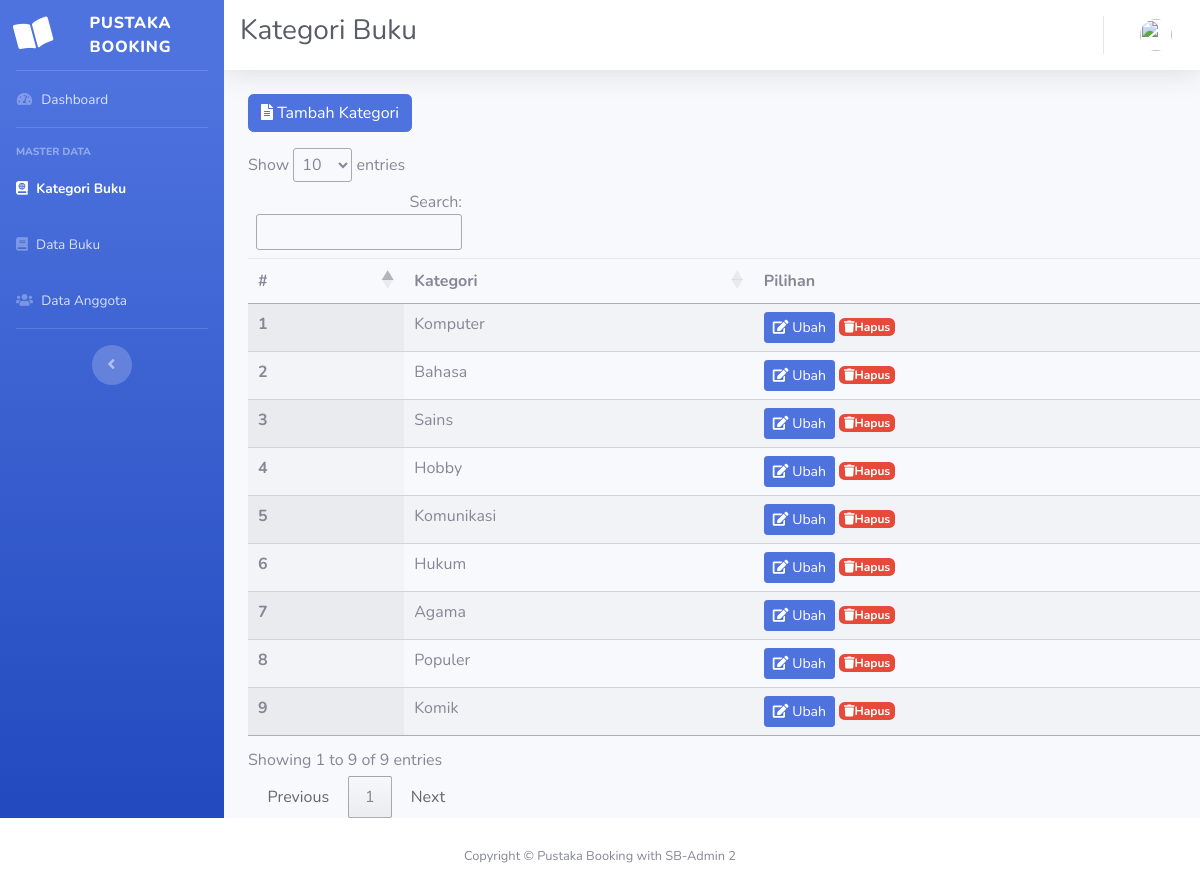
The page /index.php/buku/kategori on the database as committed earlier.
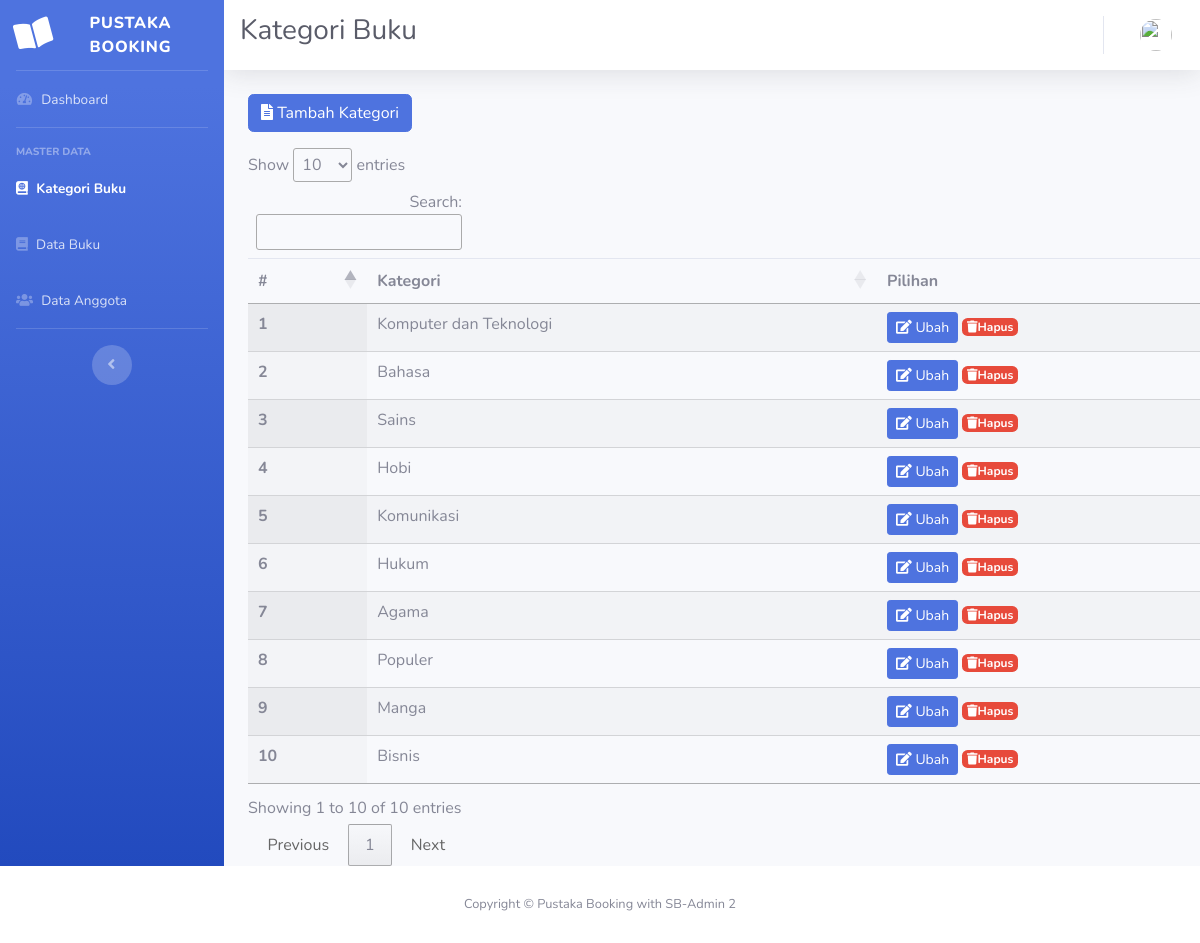
The same page on the database as committed later.
### tables this page shows
CREATE TABLE `kategori` (
  `id_kategori` int(5) NOT NULL,
  `kategori` varchar(45) NOT NULL
);

### application/controllers/Buku.php (called while the page is built, shortened)
<?php
class Buku extends CI_Controller
{
    public function kategori()
    {
        $data['judul'] = 'Kategori Buku';
        $data['user'] = $this->ModelUser->cekData(['email' => $this->session->userdata('email')])->row_array();
        $data['kategori'] = $this->ModelBuku->getKategori()->result_array();
        $data['where'] = 'kategori_buku';
        $this->form_validation->set_rules('kategori', 'Kategori', 'required', [
            'required' => 'Judul Buku harus diisi'
        ]);
        if ($this->form_validation->run() == false) {
            $this->load->view('template/header', $data);
            $this->load->view('template/sidebar', $data);
            $this->load->view('template/topbar', $data);
            $this->load->view('buku/kategori', $data);
            $this->load->view('template/footer');
        } else {
            $data = [
                'kategori' => $this->input->post('kategori')
            ];
            $this->ModelBuku->simpanKategori($data);
            redirect('buku/kategori');
        }
    }
}

### index.php (called while the page is built, shortened)
<?php
require_once BASEPATH.'core/CodeIgniter.php';

### application/models/ModelBuku.php (called while the page is built, shortened)
<?php
class ModelBuku extends CI_Model
{
    public function getKategori()
    {
        return $this->db->get('kategori');
    }
}

### application/views/buku/kategori.php (the view, shortened to what this page needs)
<div class="container-fluid">
    <div class="row">
        <div class="col-lg-3">
            <a href="" class="btn btn-primary mb-3" data-toggle="modal" data-target="#kategoriBaruModal"><i class="fas fa-file-alt"></i> Tambah Kategori</a>
            <table class="table display" id="kategoriBuku" style="width: 1024px;">
                <thead>
                    <tr>
                        <th scope="col">#</th>
                        <th scope="col">Kategori</th>
                        <th scope="col">Pilihan</th>
                    </tr>
                </thead>
                <tbody>
                    <?php
                    $a = 1;
                    foreach ($kategori as $k) { ?>
                        <tr>
                            <th scope="row"><?= $a++; ?></th>
                            <td><?= $k['kategori']; ?></td>
                            <td>
                                <button type="button" class="btn btn-primary btn-sm" data-toggle="modal" data-target="#modalUpdate<?= $k['id_kategori']; ?>">
                                    <i class="fas fa-edit"></i> Ubah
                                </button>
                                <a href="<?= base_url('buku/hapuskategori/') . $k['id_kategori']; ?>" onclick="return confirm('Kamu yakin akan menghapus <?= $judul . ' ' . $k['kategori']; ?>?');" class="badge badge-danger"><i class="fas fa-trash"></i>Hapus</a>
                            </td>
                        </tr>
                    <?php } ?>
                </tbody>
            </table>
        </div>
    </div>
</div>
</div>
</div>
</div>

Rows that differ between the two databases and show on the page:
changed kategori: kategori "Komputer" → "Komputer dan Teknologi"
changed kategori: kategori "Hobby" → "Hobi"
changed kategori: kategori "Komik" → "Manga"
added kategori: kategori "Bisnis"
Other text that changed with them:
text written by a page script: "Show entries Search: Showing 1 to 9 of 9 entries Previous 1 Next" → "Show entries Search: Showing 1 to 10 of 10 entries Previous 1 Next"
